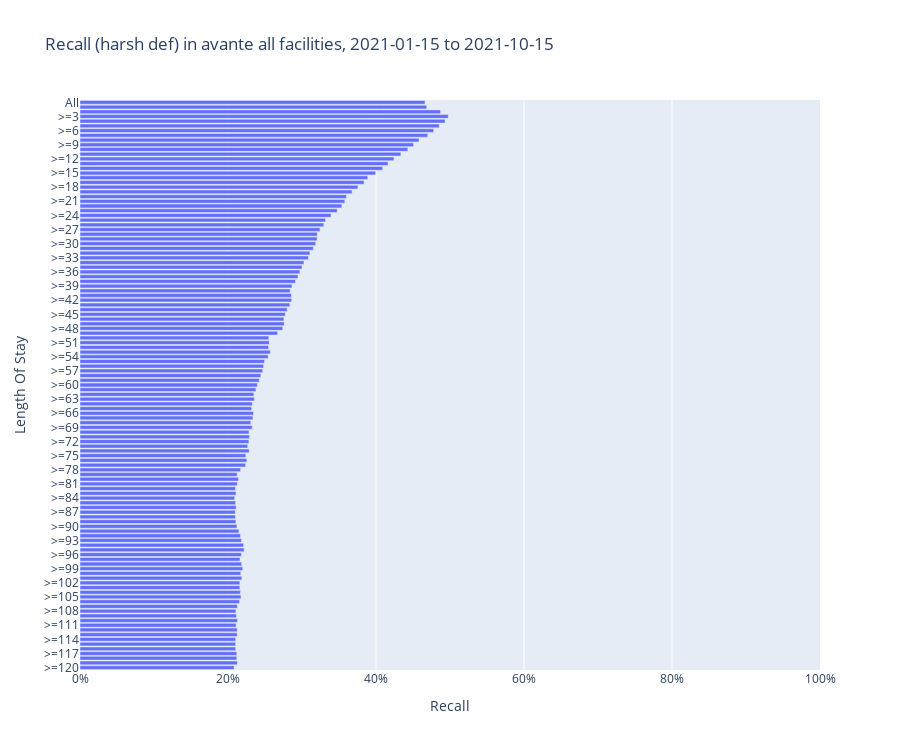

Notebook code for this chart:
### Markdown cell above
## Harsh recall ">=1”, “>=2”, “>=3”, … “>=119”, “>=120”

### Code cell
y = [f'>={i}' for i in range(0,121)]
y[0] = 'All'

plt.show()

fig = px.bar(
    df, x="reverse_fraction_rth", y=y, 
    labels={
        'y':'Length Of Stay', 
        'reverse_fraction_rth': 'Recall'
    }, 
    height=graph_height, orientation='h',
    title=f"Recall (harsh def) in {CLIENT} all facilities, {date_range}"
)
fig['layout']['yaxis']['autorange'] = "reversed"
fig['layout']['xaxis']['tickformat'] = ',.0%'
fig['layout']['xaxis']['range'] = [0,1]
fig.update_traces( textposition='outside')

fig.show()

### Figure 1 — Plotly figure (JSON) as saved in the notebook; plotly's stock layout.template omitted (floating-point values rounded to 4 significant figures)
{"data": [{"alignmentgroup": "True", "hovertemplate": "Recall=%{x}<br>Length Of Stay=%{y}<extra></extra>", "legendgroup": "", "marker": {"color": "#636efa", "pattern": {"shape": ""}}, "name": "", "offsetgroup": "", "orientation": "h", "showlegend": false, "textposition": "outside", "type": "bar", "x": [0.4662, 0.4685, 0.4873, 0.4977, 0.4934, 0.4855, 0.4779, 0.47, 0.4582, 0.4507, 0.4431, 0.4336, 0.4242, 0.4163, 0.409, 0.3995, 0.3888, 0.3839, 0.3755, 0.3677, 0.36, 0.3579, 0.3538, 0.3476, 0.3392, 0.3317, 0.3294, 0.3243, 0.3206, 0.3204, 0.3185, 0.3153, 0.3107, 0.3086, 0.3026, 0.3, 0.2971, 0.2945, 0.2913, 0.2866, 0.284, 0.2857, 0.286, 0.2836, 0.2799, 0.2774, 0.2755, 0.2759, 0.2739, 0.267, 0.2552, 0.2558, 0.2547, 0.2572, 0.2543, 0.2494, 0.2481, 0.2469, 0.2443, 0.2423, 0.2397, 0.2377, 0.235, 0.2356, 0.2328, 0.232, 0.2345, 0.2337, 0.2308, 0.2327, 0.2284, 0.2291, 0.2282, 0.2266, 0.2286, 0.2241, 0.2254, 0.2238, 0.217, 0.2124, 0.2143, 0.2126, 0.2102, 0.2108, 0.2091, 0.2104, 0.211, 0.2099, 0.21, 0.2107, 0.212, 0.2147, 0.2168, 0.2182, 0.2211, 0.2219, 0.2181, 0.2162, 0.2184, 0.2199, 0.2172, 0.2188, 0.216, 0.216, 0.2168, 0.2175, 0.2155, 0.2128, 0.2107, 0.2115, 0.213, 0.2109, 0.2125, 0.2125, 0.2103, 0.2103, 0.2103, 0.2119, 0.2119, 0.2127, 0.2083], "xaxis": "x", "y": ["All", ">=1", ">=2", ">=3", ">=4", ">=5", ">=6", ">=7", ">=8", ">=9", ">=10", ">=11", ">=12", ">=13", ">=14", ">=15", ">=16", ">=17", ">=18", ">=19", ">=20", ">=21", ">=22", ">=23", ">=24", ">=25", ">=26", ">=27", ">=28", ">=29", ">=30", ">=31", ">=32", ">=33", ">=34", ">=35", ">=36", ">=37", ">=38", ">=39", ">=40", ">=41", ">=42", ">=43", ">=44", ">=45", ">=46", ">=47", ">=48", ">=49", ">=50", ">=51", ">=52", ">=53", ">=54", ">=55", ">=56", ">=57", ">=58", ">=59", ">=60", ">=61", ">=62", ">=63", ">=64", ">=65", ">=66", ">=67", ">=68", ">=69", ">=70", ">=71", ">=72", ">=73", ">=74", ">=75", ">=76", ">=77", ">=78", ">=79", ">=80", ">=81", ">=82", ">=83", ">=84", ">=85", ">=86", ">=87", ">=88", ">=89", ">=90", ">=91", ">=92", ">=93", ">=94", ">=95", ">=96", ">=97", ">=98", ">=99", ">=100", ">=101", ">=102", ">=103", ">=104", ">=105", ">=106", ">=107", ">=108", ">=109", ">=110", ">=111", ">=112", ">=113", ">=114", ">=115", ">=116", ">=117", ">=118", ">=119", ">=120"], "yaxis": "y"}], "layout": {"barmode": "relative", "height": 750, "legend": {"tracegroupgap": 0}, "title": {"text": "Recall (harsh def) in avante all facilities, 2021-01-15 to 2021-10-15"}, "xaxis": {"anchor": "y", "domain": [0, 1], "range": [0, 1], "tickformat": ",.0%", "title": {"text": "Recall"}}, "yaxis": {"anchor": "x", "autorange": "reversed", "domain": [0, 1], "title": {"text": "Length Of Stay"}}}}
